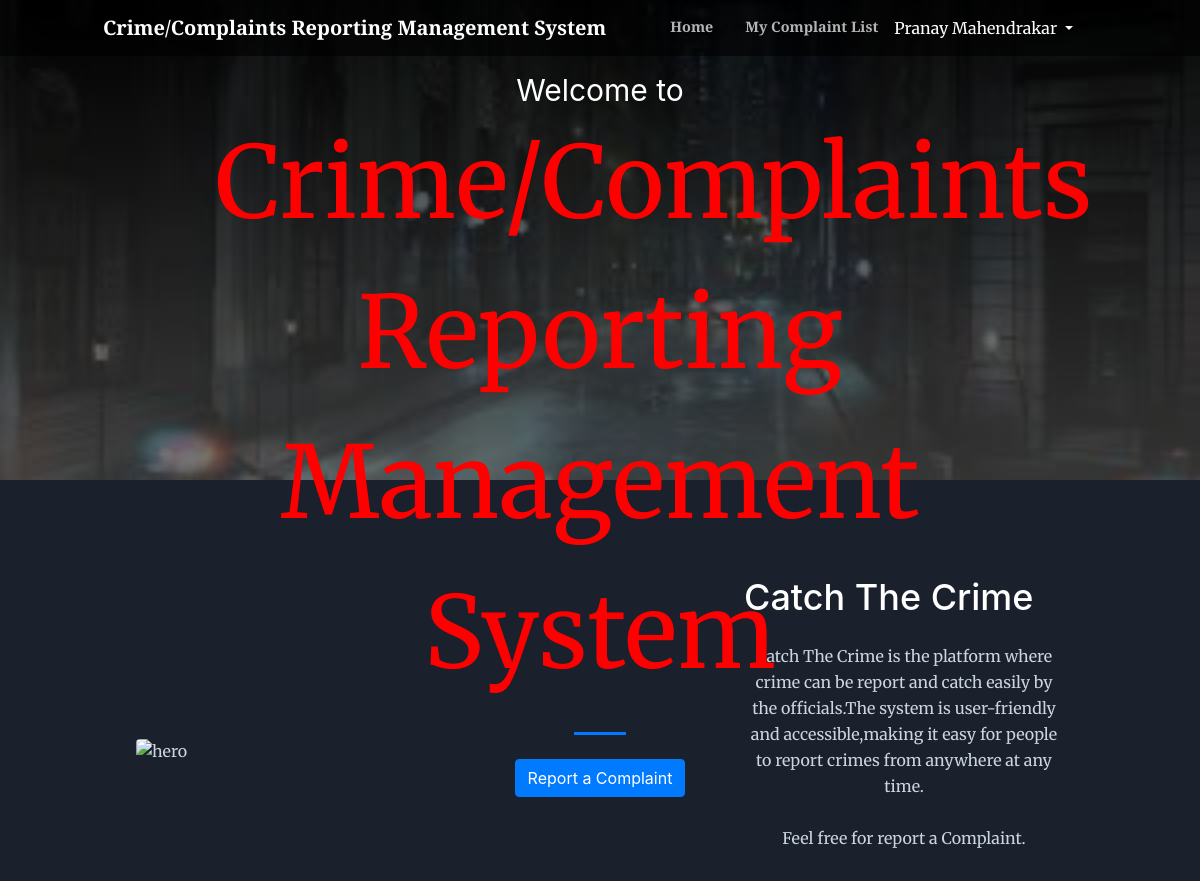
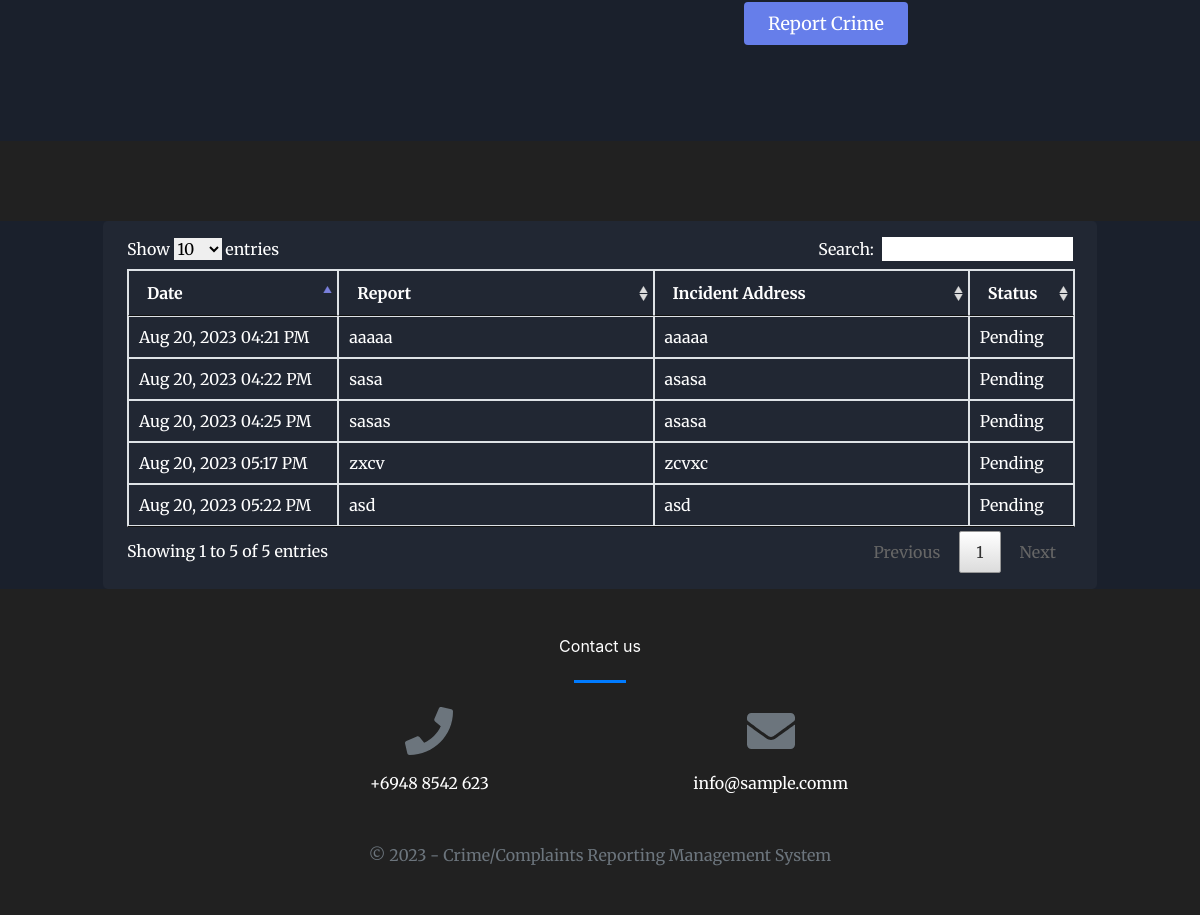
Page /index.php?page=complaint_list (signed in) on the committed database (2 pictures, top to bottom).
### tables this page shows
CREATE TABLE `complaints` (
  `id` int(11) NOT NULL,
  `complainant_id` int(30) NOT NULL,
  `message` text NOT NULL,
  `address` text NOT NULL,
  `proof` varchar(1000) NOT NULL,
  `date_created` datetime NOT NULL DEFAULT current_timestamp(),
  `status` tinyint(1) NOT NULL DEFAULT 1 COMMENT '1=Pending,2=Received,3=Action Made'
);

### complaint_list.php (the view, shortened to what this page needs)
<?php
include 'admin/db_connect.php';
?>
<div class="container">
    <div class="col-lg-12 fr-wrapper" id="">
      <table class="table table-bordered table-hover" id="complaint-tbl">
        <thead>
          <tr>
            <th width="20%">Date</th>
            <th width="30%">Report</th>
            <th width="30%">Incident Address</th>
            <th width="10%">Status</th>
          </tr>
        </thead>
        <tbody>
          <?php
          $status = array("","Pending","Received","Action Made");
          $lala = $_SESSION['login_id'];
          $qry = $conn->query("SELECT * FROM complaints where complainant_id = $lala order by unix_timestamp(date_created) desc ");
          while($row = $qry->fetch_array()):
          ?>
          <tr>
            <td><?php echo date('M d, Y h:i A',strtotime($row['date_created'])) ?></td>
            <td><?php echo $row['message'] ?></td>
            <td><?php echo $row['address'] ?></td>
            <td><?php echo $status[$row['status']] ?></td>
          </tr>
        <?php endwhile; ?>
        </tbody>
      </table>
    </div>
</div>

### complaint_list.php (style rules this page uses)
.fr-wrapper { color:white; background: #ffffff08; padding: 1em 1.5em; border-radius:5px; }
.fr-wrapper td,.fr-wrapper th { color:white; }
table.dataTable tbody tr { background-color: unset; }
div#complaint-tbl_wrapper * { color: white; }

### rows in the picture
complaints: date_created "Aug 20, 2023 05:22 PM", message "asd", address "asd", status "Pending"
complaints: date_created "Aug 20, 2023 05:17 PM", message "zxcv", address "zcvxc", status "Pending"
complaints: date_created "Aug 20, 2023 04:25 PM", message "sasas", address "asasa", status "Pending"
complaints: date_created "Aug 20, 2023 04:22 PM", message "sasa", address "asasa", status "Pending"
complaints: date_created "Aug 20, 2023 04:21 PM", message "aaaaa", address "aaaaa", status "Pending"

### other values in the picture
$_SESSION['system']['name'] "Crime/Complaints Reporting Management System"
$_SESSION['login_name'] "Pranay Mahendrakar"
$_SESSION['system']['contact'] "+6948 8542 623"
$_SESSION['system']['email'] "info@sample.comm"
